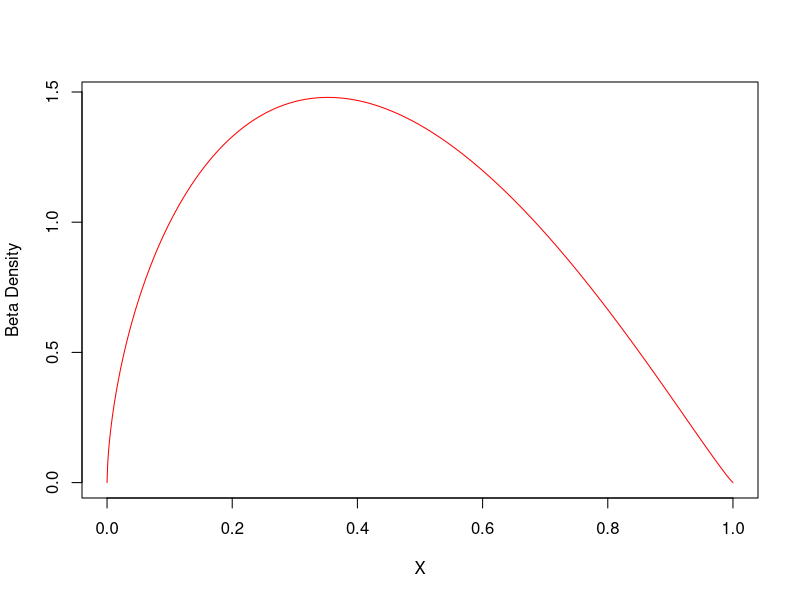
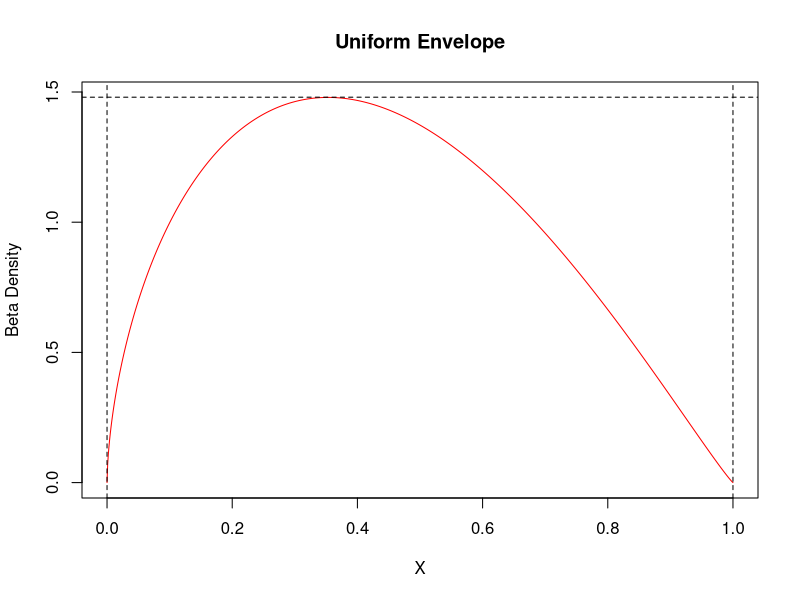
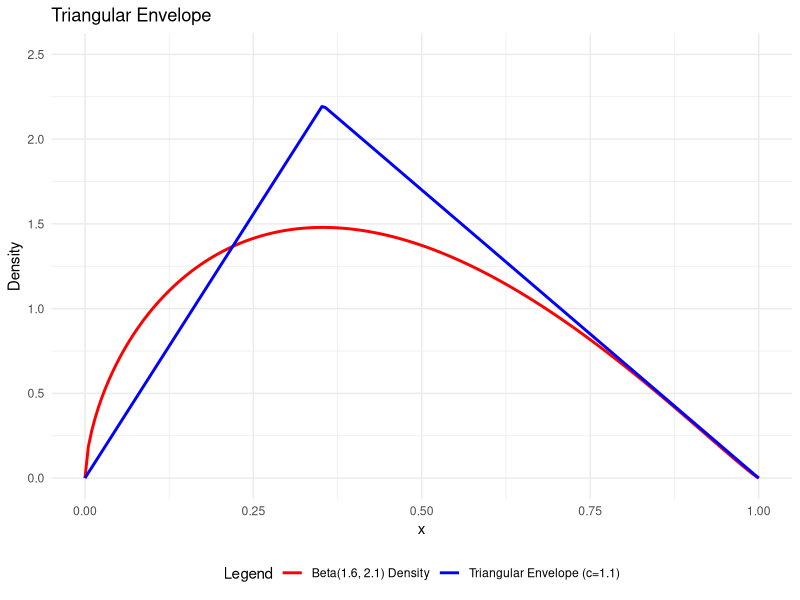

The R source for these figures, in order: (Note: this script raises an error after producing the figures.)
#Check the shape of the density
# Creating the Sequence
gfg =seq(0, 1, by = 0.001)
 
# Plotting the beta density
plot(gfg, dbeta(gfg, 1.6,2.1), xlab="X",
     ylab = "Beta Density", type = "l",
     col = "Red")
# Find the maximum of the Beta density function
alpha <- 1.6
beta <- 2.1
beta_density <- function(x) {
  dbeta(x, alpha, beta)
}
result <- optimize(beta_density, interval = c(0, 1), maximum = TRUE)
result$maximum;result$objective


#################################################################
################  Use Uniform as an envelope  ###################
#################################################################

plot(gfg, dbeta(gfg, 1.6,2.1), xlab="X",
     ylab = "Beta Density", type = "l",
     col = "Red",main="Uniform Envelope")
abline(h=1.48 ,col="black",lty=2)
abline(v=0,col="black",lty=2)   
abline(v=1,col="black",lty=2)   


# Define the parameters of the Beta distribution
alpha <- 1.6
beta <- 2.1

# Define the maximum value of the Beta density function
M <- 1.48

# Function to sample from Beta(1.6, 2.1) using acceptance-rejection method
sample_beta <- function(n) {
  samples <- numeric(n)
  accepted <- 0
  total_proposed <- 0

  while (accepted < n) {
    # Sample x from U(0, 1)
    x <- runif(1)

    # Sample u from U(0, 1)
    u <- runif(1)

    # Calculate the acceptance ratio
    acceptance_ratio <- dbeta(x, alpha, beta) / M

    # Accept or reject the sample
    if (u <= acceptance_ratio) {
      accepted <- accepted + 1
      samples[accepted] <- x
    }

    total_proposed <- total_proposed + 1
  }

  # Calculate the acceptance probability
  acceptance_probability <- accepted / total_proposed

  list(samples = samples, acceptance_probability = acceptance_probability)
}

# Number of samples to generate
n <- 10000

# Generate samples and calculate acceptance probability
result <- sample_beta(n)

# Print the acceptance probability
cat("Acceptance Probability:", result$acceptance_probability, "\n")

# Print the first few samples
cat("First few samples:", head(result$samples), "\n")

#################################################################
################  Use Triangle as an envelope  ##################
#################################################################
# Load necessary libraries
library(ggplot2)

# Parameters
alpha <- 1.6
beta_param <- 2.1
mode <- (alpha - 1) / (alpha + beta_param - 2)  # Mode of Beta distribution
c <- 1.1  # Scaling factor for the envelope

# Generate x values
x <- seq(0, 1, length.out = 200)

# Beta distribution PDF
beta_dist <- dbeta(x, alpha, beta_param)

# Triangular envelope PDF
triangular_envelope <- function(x, mode, c) {
  ifelse(x < 0 | x > 1, 0,
         ifelse(x <= mode, c * (2 * x / mode), c * (2 * (1 - x) / (1 - mode))))
}

# Compute envelope values
envelope <- sapply(x, triangular_envelope, mode = mode, c = c)

# Combine data for plotting
data <- data.frame(x = x, beta_dist = beta_dist, envelope = envelope)

# Plotting
ggplot(data, aes(x = x)) +
  geom_line(aes(y = beta_dist, color = "Beta(1.6, 2.1) Density"), linewidth = 1) +
  geom_line(aes(y = envelope, color = paste0("Triangular Envelope (c=", c, ")")), linewidth = 1) +
  labs(x = "x", y = "Density", 
       title = "Triangular Envelope",
       color = "Legend") +
  theme_minimal() +
  theme(legend.position = "bottom") +
  scale_color_manual(values = c("red", "blue")) +
  ylim(0, 2.5)  # Adjust y-limit to fit both curves

# Acceptance Probability Calculation
acceptance_probability <- 1 / c
cat(sprintf("Acceptance Probability: %.4f (or %.1f%%)\n", acceptance_probability, 100 * acceptance_probability))
#We reach the target acceptance probability but we don't cover the whole target distribution!!


#################################################################
################  Use Trapezium as an envelope  #################
#################################################################
# Set seed for reproducibility
set.seed(123)

# Parameters for Beta distribution
alpha <- 1.6
beta_param <- 2.1

# Parameters for the trapezoidal envelope
a <- 0.05005
b <- 0.55
h <- 1.48

# Area under the trapezoidal envelope h(x)
area_trapezoid <- (0.5 * a * h) + ((b - a) * h) + (0.5 * (1 - b) * h)  # 1.1096
c <- area_trapezoid  # Scaling factor

# Normalized trapezoidal density g(x) = h(x) / area
g <- function(x, a, b, h, area_trapezoid) {
  if (0 <= x && x <= a) {
    return(((h / a) * x) / area_trapezoid)
  } else if (a < x && x <= b) {
    return(h / area_trapezoid)
  } else if (b < x && x <= 1) {
    return((h * (1 - x) / (1 - b)) / area_trapezoid)
  } else {
    return(0)
  }
}

# Trapezoidal envelope h(x) = c * g(x)
h_func <- function(x, a, b, h) {
  if (0 <= x && x <= a) {
    return((h / a) * x)
  } else if (a < x && x <= b) {
    return(h)
  } else if (b < x && x <= 1) {
    return(h * (1 - x) / (1 - b))
  } else {
    return(0)
  }
}

# CDF of the normalized trapezoidal density g(x) for sampling
G <- function(x, a, b, h, area_trapezoid) {
  if (x <= 0) return(0)
  if (x >= 1) return(1)
  if (0 < x && x <= a) {
    return(0.5 * (h / a) * (x^2) / area_trapezoid)
  } else if (a < x && x <= b) {
    return((0.5 * h * a + h * (x - a)) / area_trapezoid)
  } else {
    return((0.5 * h * a + h * (b - a) + h * (x - b) - 0.5 * (h / (1 - b)) * (x - b)^2) / area_trapezoid)
  }
}

# Inverse CDF for sampling from g(x)
inverse_G <- function(u, a, b, h, area_trapezoid) {
  if (u < 0 || u > 1) stop("u must be between 0 and 1")
  
  # Area under each segment of g(x)
  area1 <- G(a, a, b, h, area_trapezoid)  # Area from 0 to a
  area2 <- G(b, a, b, h, area_trapezoid) - G(a, a, b, h, area_trapezoid)  # Area from a to b
  area3 <- 1 - G(b, a, b, h, area_trapezoid)  # Area from b to 1
  
  # Normalize u to the correct segment
  if (u <= area1) {
    # First segment (0 to a)
    return(sqrt(2 * u * area_trapezoid * a / h))
  } else if (u <= area1 + area2) {
    # Second segment (a to b)
    u_adjusted <- (u - area1) / area2
    return(a + u_adjusted * (b - a))
  } else {
    # Third segment (b to 1)
    u_adjusted <- (u - (area1 + area2)) / area3
    # Quadratic equation: -0.5 * (h/(1-b)) * x^2 + h * x - (term1 + u_adjusted * area_trapezoid) = 0
    term1 <- 0.5 * h * a + h * (b - a)
    A <- -0.5 * (h / (1 - b))
    B <- h
    C <- -(term1 + u_adjusted * area_trapezoid)
    discriminant <- B^2 - 4 * A * C
    if (discriminant < 0) {
      warning("Negative discriminant encountered, returning NA")
      return(NA)
    }
    x <- (-B + sqrt(discriminant)) / (2 * A)
    if (x < b || x > 1) {
      warning("Invalid x value, adjusting to boundary")
      return(1)  # Fallback to upper bound
    }
    return(x)
  }
}

# Rejection sampling function
rejection_sampling <- function(n, a, b, h, area_trapezoid) {
  samples <- numeric(n)
  accepted <- 0
  total_attempts <- 0
  
  while (accepted < n) {
    # Step 1: Sample x from g(x) using inverse CDF
    u1 <- runif(1)
    x <- inverse_G(u1, a, b, h, area_trapezoid)
    if (is.na(x)) next  # Skip if x is NA due to invalid discriminant
    
    # Step 2: Compute the ratio f(x) / (c * g(x))
    f_x <- dbeta(x, alpha, beta_param)  # Beta density
    h_x <- h_func(x, a, b, h)  # Trapezoidal envelope
    if (h_x == 0) next  # Avoid division by zero
    ratio <- f_x / h_x  # Since h(x) = c * g(x), this is f(x) / (c * g(x))
    
    # Step 3: Accept or reject
    u2 <- runif(1)
    total_attempts <- total_attempts + 1
    if (u2 <= ratio) {
      accepted <- accepted + 1
      samples[accepted] <- x
    }
  }
  
  # Empirical acceptance rate
  emp_acceptance_rate <- n / total_attempts
  return(list(samples = samples, emp_acceptance_rate = emp_acceptance_rate))
}

# Generate samples
n_samples <- 10000
result <- rejection_sampling(n_samples, a, b, h, area_trapezoid)
emp_acceptance_rate <- result$emp_acceptance_rate 

# Theoretical acceptance probability
theoretical_acceptance <- 1 / area_trapezoid
cat("Theoretical Acceptance Probability:", theoretical_acceptance, "\n")
cat("Empirical Acceptance Rate:", mean(emp_acceptance_rate), "\n")

# Plot the results
# Histogram of samples with true Beta density overlaid
hist(samples, breaks = 50, freq = FALSE, col = "lightblue", 
     main = "Rejection Sampling from Beta(1.6, 2.1) using Trapezoidal Envelope",
     xlab = "x", ylab = "Density")
curve(dbeta(x, alpha, beta_param), add = TRUE, col = "red", lwd = 2)
legend("topright", legend = c("Sampled Distribution", "True Beta(1.6, 2.1)"),
       fill = c("lightblue", "red"))

# Plot the trapezoidal envelope and Beta density
x <- seq(0, 1, length.out = 200)
beta_density <- dbeta(x, alpha, beta_param)
envelope <- sapply(x, function(xi) h_func(xi, a, b, h))

plot(x, beta_density, type = "l", col = "red", lwd = 2,
     xlab = "x", ylab = "Density",
     main = "Trapezoidal Envelope")
lines(x, envelope, col = "black", lty = 2, lwd = 2)
legend("topright", legend = c("Beta(1.6, 2.1) Density", "Trapezoidal Envelope"),
       col = c("red", "black"), lty = c(1, 2), lwd = 2)
#It reaches the target probability theoritically but empirical sampling has 0.88%.
#Hence we are close but not at the desired level

#################################################################
################  Use Polygonal as an envelope  #################
#################################################################
# Set seed for reproducibility
set.seed(123)

# Parameters for Beta distribution
alpha <- 1.6
beta_param <- 2.1

# Define the polygonal envelope points
x_points <- c(0, 0.005, 0.050, 0.100, 0.20, 0.35, 0.50, 0.6, 0.80, 1)
h_points <- c(0, 0.443, 0.705, 1.086, 1.35, 1.54, 1.4, 1.25, 0.72, 0)

# Compute slopes for each segment
slopes <- diff(h_points) / diff(x_points)

# Polygonal envelope h(x)
h_func <- function(x, x_points, h_points, slopes) {
  if (x < 0 || x > 1) return(0)
  if (x == 0) return(h_points[1])
  if (x == 1) return(h_points[length(h_points)])
  
  # Find the segment
  for (i in 1:(length(x_points) - 1)) {
    if (x_points[i] <= x && x <= x_points[i + 1]) {
      return(h_points[i] + slopes[i] * (x - x_points[i]))
    }
  }
  return(0)  # Should not reach here
}

# Compute the area under the polygonal envelope
compute_area <- function(x_points, h_points) {
  area <- 0
  for (i in 1:(length(x_points) - 1)) {
    # Area of trapezoid for each segment
    area <- area + 0.5 * (h_points[i] + h_points[i + 1]) * (x_points[i + 1] - x_points[i])
  }
  return(area)
}

area_trapezoid <- compute_area(x_points, h_points)  # Should be ~1.1111375
c <- area_trapezoid  # Scaling factor

# Normalized polygonal density g(x) = h(x) / area
g <- function(x, x_points, h_points, slopes, area_trapezoid) {
  return(h_func(x, x_points, h_points, slopes) / area_trapezoid)
}

# CDF of the normalized polygonal density g(x) for sampling
G <- function(x, x_points, h_points, slopes, area_trapezoid) {
  if (x <= 0) return(0)
  if (x >= 1) return(1)
  
  cumulative_area <- 0
  for (i in 1:(length(x_points) - 1)) {
    if (x < x_points[i + 1]) {
      # Partial area up to x in the current segment
      x_start <- max(x_points[i], 0)
      x_end <- min(x, x_points[i + 1])
      h_start <- h_func(x_start, x_points, h_points, slopes)
      h_end <- h_func(x_end, x_points, h_points, slopes)
      segment_area <- 0.5 * (h_start + h_end) * (x_end - x_start)
      return(cumulative_area + segment_area / area_trapezoid)
    } else {
      # Full area of the segment
      segment_area <- 0.5 * (h_points[i] + h_points[i + 1]) * (x_points[i + 1] - x_points[i])
      cumulative_area <- cumulative_area + segment_area / area_trapezoid
    }
  }
  return(cumulative_area)
}

# Inverse CDF for sampling from g(x)
inverse_G <- function(u, x_points, h_points, slopes, area_trapezoid) {
  if (u < 0 || u > 1) stop("u must be between 0 and 1")
  
  # Compute cumulative areas at each x_point
  cumulative_areas <- numeric(length(x_points))
  for (i in 1:length(x_points)) {
    cumulative_areas[i] <- G(x_points[i], x_points, h_points, slopes, area_trapezoid)
  }
  
  # Find the segment where u lies
  for (i in 1:(length(x_points) - 1)) {
    if (u <= cumulative_areas[i + 1]) {
      # Interpolate within the segment
      u_start <- cumulative_areas[i]
      u_end <- cumulative_areas[i + 1]
      x_start <- x_points[i]
      x_end <- x_points[i + 1]
      h_start <- h_points[i]
      h_end <- h_points[i + 1]
      # Area up to x: 0.5 * (h_start + h(x)) * (x - x_start) = (u - u_start) * area_trapezoid
      slope <- slopes[i]
      A <- 0.5 * slope
      B <- h_start
      C <- -(u - u_start) * area_trapezoid
      discriminant <- B^2 - 4 * A * C
      if (discriminant < 0) {
        warning("Negative discriminant, returning boundary value")
        return(x_end)
      }
      t <- (-B + sqrt(discriminant)) / (2 * A)
      x <- x_start + t
      if (x < x_start || x > x_end) {
        warning("x out of bounds, returning boundary value")
        return(x_end)
      }
      return(x)
    }
  }
  return(1)  # Fallback to upper bound
}

# Rejection sampling function
rejection_sampling <- function(n, x_points, h_points, slopes, area_trapezoid) {
  samples <- numeric(n)
  accepted <- 0
  total_attempts <- 0
  
  while (accepted < n) {
    # Step 1: Sample x from g(x) using inverse CDF
    u1 <- runif(1)
    x <- inverse_G(u1, x_points, h_points, slopes, area_trapezoid)
    if (is.na(x)) next  # Skip if x is NA
    
    # Step 2: Compute the ratio f(x) / (c * g(x))
    f_x <- dbeta(x, alpha, beta_param)  # Beta density
    h_x <- h_func(x, x_points, h_points, slopes)  # Polygonal envelope
    if (h_x == 0) next  # Avoid division by zero
    ratio <- f_x / h_x  # Since h(x) = c * g(x), this is f(x) / (c * g(x))
    
    # Step 3: Accept or reject
    u2 <- runif(1)
    total_attempts <- total_attempts + 1
    if (u2 <= ratio) {
      accepted <- accepted + 1
      samples[accepted] <- x
    }
  }
  
  # Empirical acceptance rate
  emp_acceptance_rate <- n / total_attempts
  return(list(samples = samples, emp_acceptance_rate = emp_acceptance_rate))
}

# Generate samples
n_samples <- 10000
result <- rejection_sampling(n_samples, x_points, h_points, slopes, area_trapezoid)
samples <- result$samples
emp_acceptance_rate <- result$emp_acceptance_rate

# Theoretical acceptance probability
theoretical_acceptance <- 1 / area_trapezoid
cat("Theoretical Acceptance Probability:", theoretical_acceptance, "\n")
cat("Empirical Acceptance Rate:", emp_acceptance_rate, "\n")

# Plot the results
# Histogram of samples with true Beta density overlaid
hist(samples, breaks = 50, freq = FALSE, col = "lightblue", 
     main = "Rejection Sampling from Beta(1.6, 2.1) using Polygonal Envelope",
     xlab = "x", ylab = "Density")
curve(dbeta(x, alpha, beta_param), add = TRUE, col = "red", lwd = 2)
legend("topright", legend = c("Sampled Distribution", "True Beta(1.6, 2.1)"),
       fill = c("lightblue", "red"))

# Plot the polygonal envelope and Beta density
x <- seq(0, 1, length.out = 200)
beta_density <- dbeta(x, alpha, beta_param)
envelope <- sapply(x, function(xi) h_func(xi, x_points, h_points, slopes))

plot(x, beta_density, type = "l", col = "red", lwd = 2,
     xlab = "x", ylab = "Density",
     main = "Polygonal Envelope")
lines(x, envelope, col = "black", lty = 2, lwd = 3)
legend("topright", legend = c("Beta(1.6, 2.1) Density", "Polygonal Envelope"),
       col = c("red", "black"), lty = c(1, 2), lwd = 2)
#The acceptance probability is 97.1%. We will keep that solution 
#The idea of using polygonal is based on Karlis,Xekalaki work for the book
#"Advances in Mathematical and Statistical Modeling" of Arnold et.al
